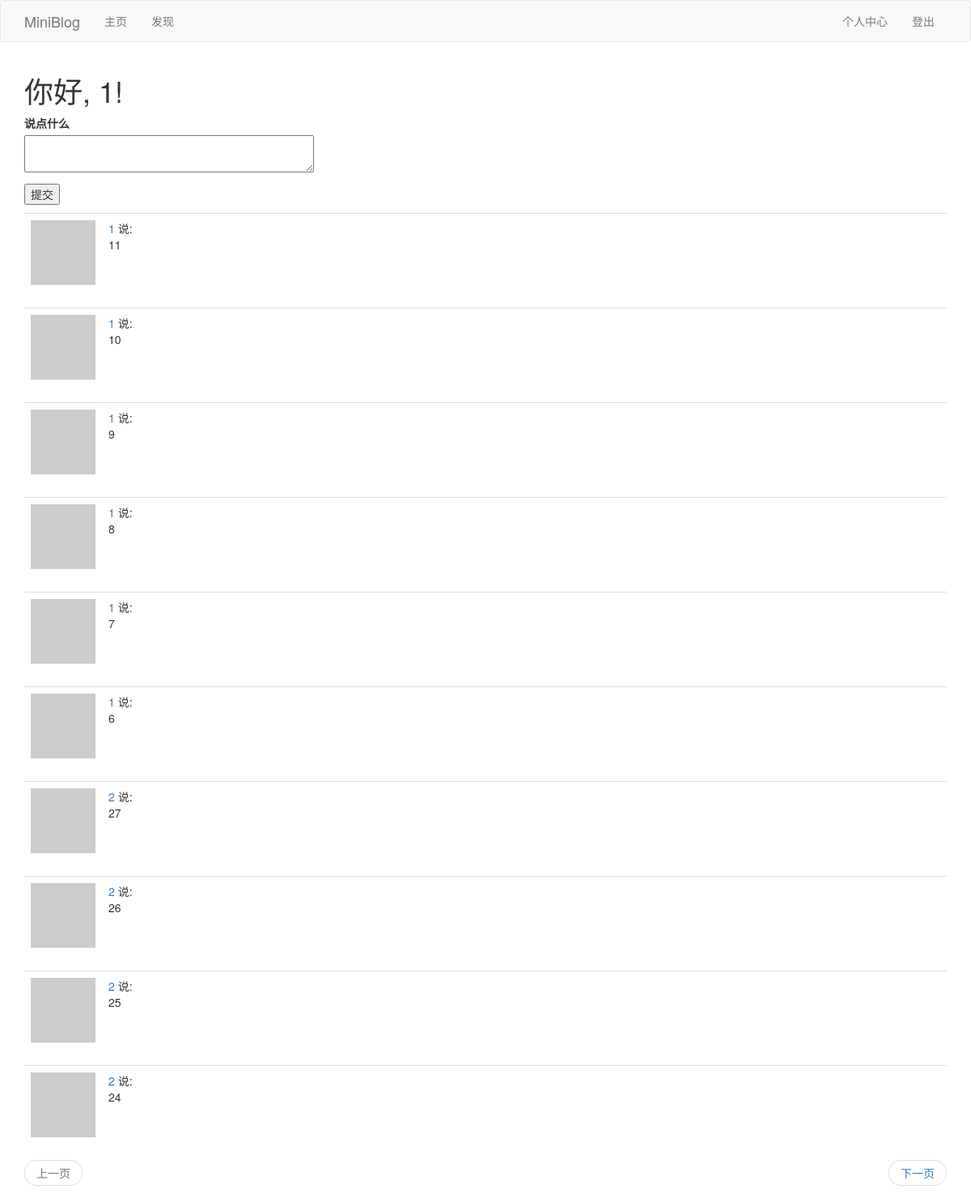
The app's page /index (signed in) with its own data.
### app/models.py (models this page shows, shortened)
class User(UserMixin,db.Model):
	__tablename__ = 'user'
	id = db.Column(db.Integer,primary_key=True)
	username = db.Column(db.String(64),index=True,unique=True)
	email = db.Column(db.String(64),index=True,unique=True)
	password_hash = db.Column(db.String(128))
	posts = db.relationship('Post',backref='author',lazy='dynamic')
	about_me = db.Column(db.String(140))
	last_seen = db.Column(db.DateTime,default=datetime.utcnow)
	def __repr__(self):
		return '<User {}'.format(self.username)
	__str__ = __repr__
	def avatar(self,size):
		digest = md5(self.email.lower().encode('utf-8')).hexdigest()
		return r'https://www.gravatar.com/avatar/{}?d=identicon&s={}'.format(digest,size)
	followed = db.relationship("User",secondary=followers,
		primaryjoin=(followers.c.follower_id == id),
		secondaryjoin=(followers.c.followed_id == id),
		backref=db.backref('followers',lazy='dynamic'),lazy='dynamic'
		)
	def followed_posts(self):
		followed = Post.query.join(
			followers,(followers.c.followed_id == Post.user_id)).filter(
				followers.c.follower_id == self.id)
		own = Post.query.filter_by(user_id=self.id)
		return followed.union(own).order_by(Post.timestamp.desc())

class Post(db.Model):
    id = db.Column(db.Integer, primary_key=True)
    body = db.Column(db.String(140))
    timestamp = db.Column(db.DateTime, index=True, default=datetime.utcnow)
    user_id = db.Column(db.Integer, db.ForeignKey('user.id'))

### app/views.py (the view)
@app.route('/',methods=['GET', 'POST'])
@app.route('/index',methods=['GET', 'POST'])
@login_required
def index():
	form = PostForm()
	if form.validate_on_submit():
		post = Post(body=form.post.data,author=current_user)
		db.session.add(post)
		db.session.commit()
		flash("发布成功！")
		return redirect(url_for('index'))
	page = request.args.get('page',1,type=int)
	posts = current_user.followed_posts().paginate(
		page,app.config['POSTS_PER_PAGE'],False)
	next_url = url_for('index',page=posts.next_num) if posts.has_next else None
	prev_url = url_for('index',page=posts.prev_num) if posts.has_prev else None
	return render_template('index.html', posts=posts.items,form=form,next_url=next_url,prev_url=prev_url)

### app/forms.py
class PostForm(FlaskForm):
	post = TextAreaField('说点什么',validators=[DataRequired(),Length(min=1,max=140)])
	submit = SubmitField('提交')

### app/models.py (called while the page is built)
@login.user_loader
def load_user(id):
	return User.query.get(int(id))

### app/views.py (called while the page is built)
@app.before_request
def before_request():
	if current_user.is_authenticated:
		current_user.last_seen = datetime.utcnow()
		db.session.commit()

### app/templates/index.html (shortened to what this page needs)
{% extends "base.html" %}
{% block app_content %}
    <h1>你好, {{ current_user.username }}!</h1>
    {% if form %}
        <form action="" method="post">
            <p>
                {{ form.post.label }}<br>
                {{ form.post(cols=45, rows=2) }}<br>
            </p>
            <p>{{ form.submit() }}</p>
        </form>
    {% endif %}
    {% for post in posts %}
        {% include "_post.html" %}
    {% endfor %}
    {% include "_pagination.html" %}
{% endblock %}

### app/templates/_post.html
    <table class="table table-hover">
        <tr>
            <td width="70px">
                <a href="{{ url_for('user', username=post.author.username) }}">
                    <img src="{{ post.author.avatar(70) }}" />
                </a>
            </td>
            <td>
                <a href="{{ url_for('user', username=post.author.username) }}">
                    {{ post.author.username }}
                </a>
                说:
                <br>
                {{ post.body }}
            </td>
        </tr>
    </table>

### records on screen
User: username "1"
Post: author.username "1", body "11"
Post: author.username "1", body "10"
Post: author.username "1", body "9"
Post: author.username "1", body "8"
Post: author.username "1", body "7"
Post: author.username "1", body "6"
Post: author.username "2", body "27"
Post: author.username "2", body "26"
Post: author.username "2", body "25"
Post: author.username "2", body "24"
